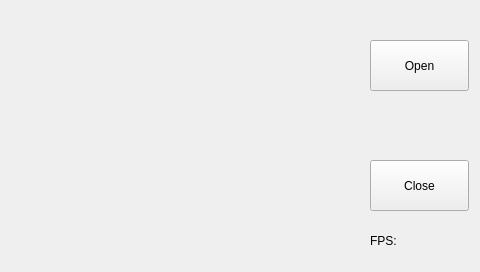
<?xml version="1.0" encoding="UTF-8"?>
<ui version="4.0">
 <class>quvcview</class>
 <widget class="QMainWindow" name="quvcview">
  <property name="geometry">
   <rect>
    <x>0</x>
    <y>0</y>
    <width>480</width>
    <height>272</height>
   </rect>
  </property>
  <property name="windowTitle">
   <string>quvcview</string>
  </property>
  <widget class="QWidget" name="centralWidget">
   <widget class="QLabel" name="label">
    <property name="geometry">
     <rect>
      <x>20</x>
      <y>20</y>
      <width>320</width>
      <height>240</height>
     </rect>
    </property>
    <property name="text">
     <string/>
    </property>
   </widget>
   <widget class="QPushButton" name="open">
    <property name="geometry">
     <rect>
      <x>370</x>
      <y>40</y>
      <width>99</width>
      <height>51</height>
     </rect>
    </property>
    <property name="text">
     <string>Open</string>
    </property>
   </widget>
   <widget class="QPushButton" name="close">
    <property name="geometry">
     <rect>
      <x>370</x>
      <y>160</y>
      <width>99</width>
      <height>51</height>
     </rect>
    </property>
    <property name="text">
     <string>Close</string>
    </property>
   </widget>
   <widget class="QLabel" name="fpslabel">
    <property name="geometry">
     <rect>
      <x>406</x>
      <y>230</y>
      <width>31</width>
      <height>21</height>
     </rect>
    </property>
    <property name="text">
     <string/>
    </property>
   </widget>
   <widget class="QLabel" name="label_2">
    <property name="geometry">
     <rect>
      <x>370</x>
      <y>230</y>
      <width>31</width>
      <height>21</height>
     </rect>
    </property>
    <property name="text">
     <string>FPS:</string>
    </property>
   </widget>
  </widget>
 </widget>
 <layoutdefault spacing="6" margin="11"/>
 <resources/>
 <connections/>
</ui>
